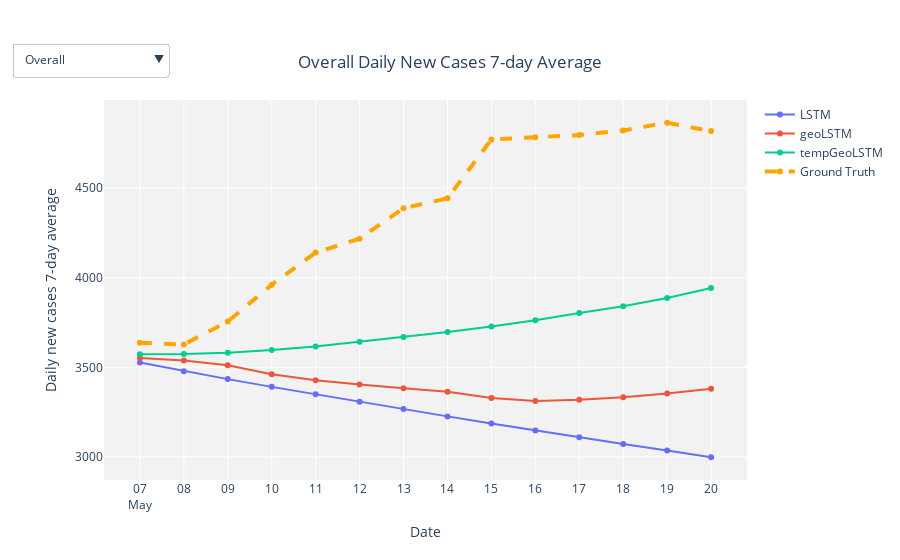

Notebook code for this chart:
### Code cell
import plotly.graph_objects as go

fig = go.Figure(layout=dict(title=dict(text=f"{DEFAULT_GEO} Daily New Cases 7-day Average ",
                                       y=0.9,
                                       x=0.5,
                                       xanchor='center',
                                       yanchor='top'
                                       ),
                             plot_bgcolor='#f2f2f2',
                             xaxis_title="Date",
                             yaxis_title="Daily new cases 7-day average"
                             ))

# Keep track of trace visibility by geo ID name
geoid_plot_names = []

all_df = ranking_df[ranking_df.GeoID.isin(geoid_names)].groupby(["PredictorName", "Date"])[["GeoID", "PredictorName", "PredictedDailyNewCases7DMA"]].sum(). \
    sort_values(by=["PredictorName", "Date"]).reset_index()

# Add 1 trace per predictor, for all geos
for predictor_name in predictor_names:
    all_geo_df = all_df[all_df.PredictorName == predictor_name]
    fig.add_trace(go.Scatter(x=all_geo_df.Date,
                             y=all_geo_df.PredictedDailyNewCases7DMA,
                             name=predictor_name,
                             visible=(ALL_GEO == DEFAULT_GEO))
                 )
    geoid_plot_names.append(ALL_GEO)

# Add 1 trace per predictor, per geo id
for predictor_name in predictor_names:
    for geoid_name in geoid_names:
        pred_geoid_df = ranking_df[(ranking_df.GeoID == geoid_name) &
                                   (ranking_df.PredictorName == predictor_name)]
        fig.add_trace(go.Scatter(x=pred_geoid_df.Date,
                                 y=pred_geoid_df.PredictedDailyNewCases7DMA,
                                 name=predictor_name,
                                 visible=(geoid_name == DEFAULT_GEO))
                     )
        geoid_plot_names.append(geoid_name)

# For each geo
# Add 1 trace for the true number of cases
for geoid_name in geoid_names:
    geo_actual_df = actual_df[(actual_df.GeoID == geoid_name) &
                                  (actual_df.Date >= start_date)]
    fig.add_trace(go.Scatter(x=geo_actual_df.Date,
                             y=geo_actual_df.ActualDailyNewCases7DMA,
                             name="Ground Truth",
                             visible= (geoid_name == DEFAULT_GEO),
                             line=dict(color='orange', width=4, dash='dash'))
                  )
    geoid_plot_names.append(geoid_name)
    
# Add 1 trace for the overall ground truth
overall_actual_df = actual_df[(actual_df.Date >= start_date) & (actual_df.GeoID.isin(geoid_names))].groupby(["Date"])[["GeoID", "ActualDailyNewCases7DMA"]].sum(). \
    sort_values(by=["Date"]).reset_index()
fig.add_trace(go.Scatter(x=overall_actual_df.Date,
                         y=overall_actual_df.ActualDailyNewCases7DMA,
                         name="Ground Truth",
                         visible= (ALL_GEO == DEFAULT_GEO),
                         line=dict(color='orange', width=4, dash='dash'))
                  )
geoid_plot_names.append(geoid_name)

# Format x axis
fig.update_xaxes(
dtick="D1",  # Means 1 day
tickformat="%d\n%b")

# Filter
buttons=[]
for geoid_name in ([ALL_GEO] + geoid_names):
    buttons.append(dict(method='update',
                        label=geoid_name,
                        args = [{'visible': [geoid_name==r for r in geoid_plot_names]},
                                {'title': f"{geoid_name} Daily New Cases 7-day Average "}]))
fig.update_layout(showlegend=True,
                  updatemenus=[{"buttons": buttons,
                                "direction": "down",
                                "active": ([ALL_GEO] + geoid_names).index(DEFAULT_GEO),
                                "showactive": True,
                                "x": 0.1,
                                "y": 1.15}])

fig.show()
